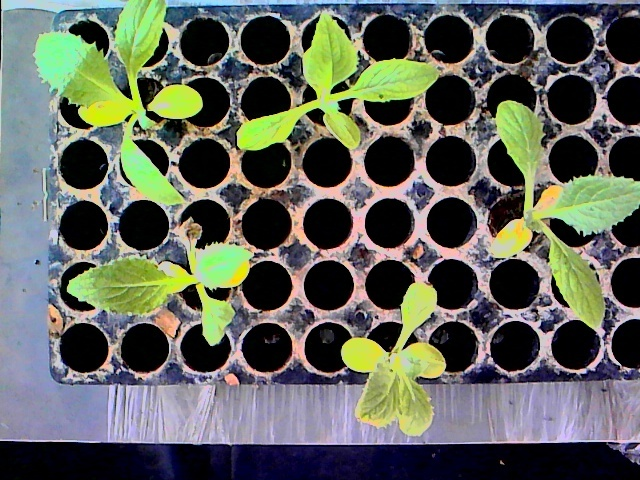
#> input picture database/class_a/a_1.jpeg, 640 x 480 px, found by its file name
$ python segmentation_v0.py
#> lines starting #> are read from the running program, lines starting #| are printed output that depends on the picture; after the words box and inside, x2 and y2 are one past the last pixel; in counts of white or black regions, pixels touching at a corner belong together
import cv2
import numpy as np

folder = "/home/amaranth/Desktop/TESIS/Tesis_paulo/database/class_a/"
image_name="a_1.jpeg"
img_rgb = cv2.imread(folder+image_name,1)
#> img_rgb is the input picture: shape (480, 640, 3); mean B, G, R 91.8, 101.2, 97
img_hsv = cv2.cvtColor(img_rgb,cv2.COLOR_BGR2HSV)
#> img_hsv: shape (480, 640, 3); mean H, S, V 80.1, 109.7, 114.3

H=[25,75]
S=[35,255]
V=[0,255]

mask = cv2.inRange(img_hsv,np.array([H[0],S[0],V[0]]),np.array([H[1],S[1],V[1]]))
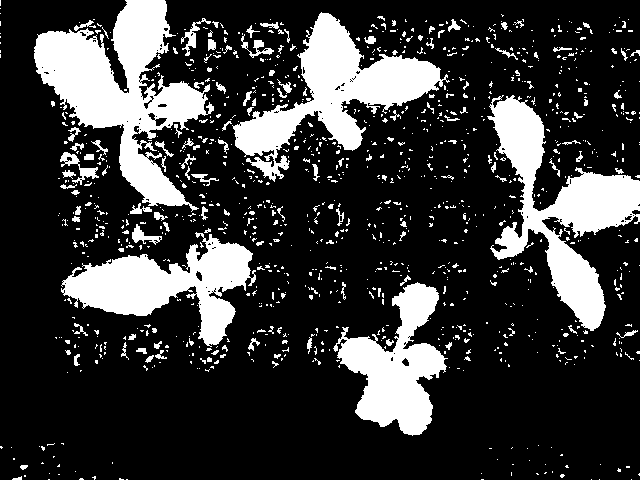
#> mask: shape (480, 640); 22% white; 1104 white regions (975 under 20 px), largest, box (x1, y1, x2, y2) and area: (34, 0, 214, 212) 15063, (487, 95, 640, 331) 12144, (232, 12, 450, 182) 11657
img_segmented = cv2.bitwise_and(img_rgb,img_rgb,mask=mask)
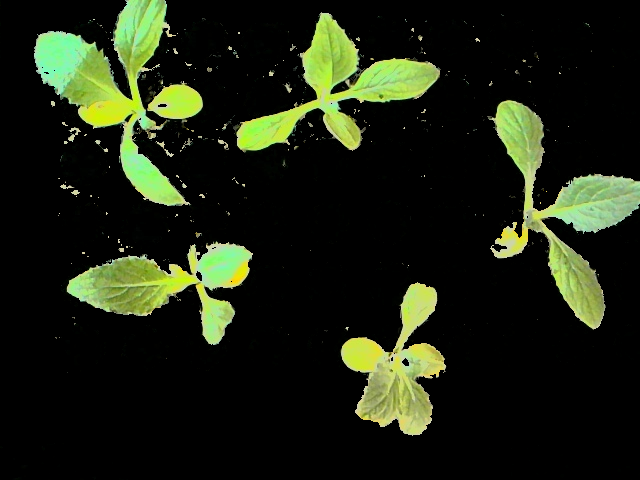
#> img_segmented: shape (480, 640, 3); mean B, G, R 17.8, 34.9, 28.4
cv2.imshow("results",img_segmented)
cv2.imshow("original",img_rgb)
cv2.waitKey(0)
cv2.destroyAllWindows()
